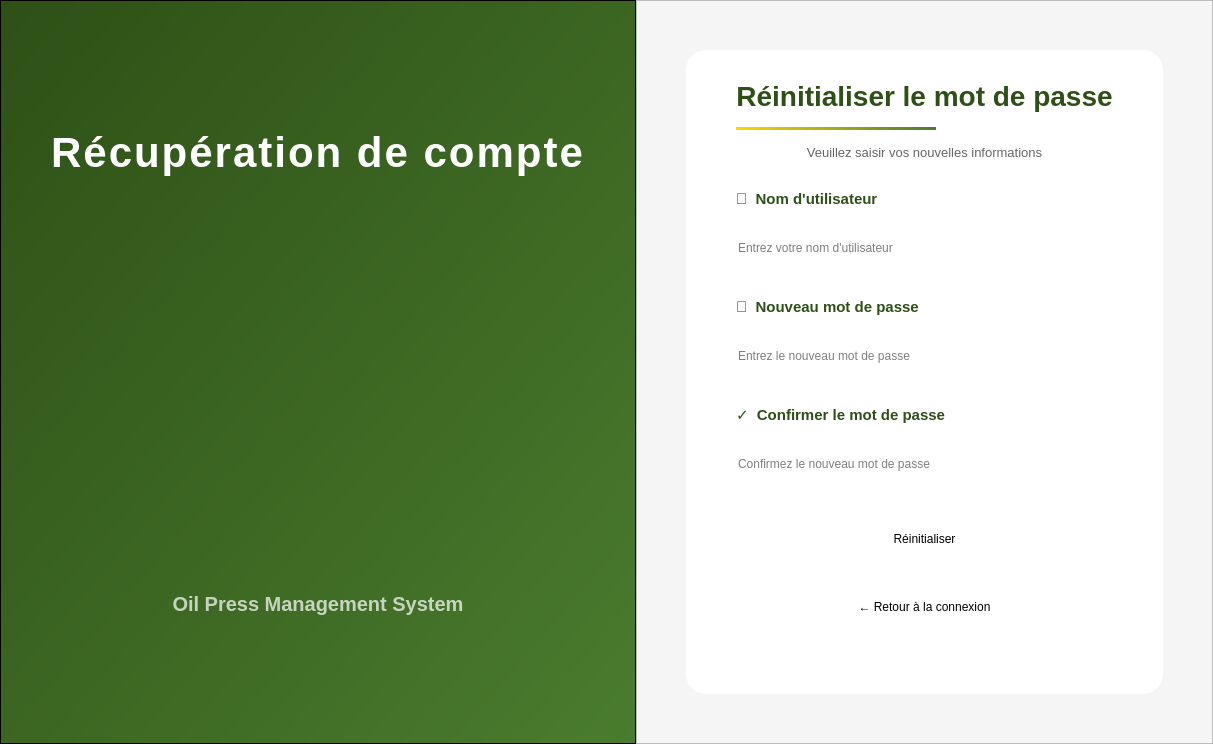
      <widget class="QWidget" name="page_reset">
       <layout class="QHBoxLayout" name="horizontalLayout_reset">
        <property name="spacing">
         <number>0</number>
        </property>
        <property name="leftMargin">
         <number>0</number>
        </property>
        <property name="topMargin">
         <number>0</number>
        </property>
        <property name="rightMargin">
         <number>0</number>
        </property>
        <property name="bottomMargin">
         <number>0</number>
        </property>
        <item>
         <widget class="QFrame" name="leftPanelReset">
          <property name="minimumSize">
           <size>
            <width>500</width>
            <height>0</height>
           </size>
          </property>
          <property name="styleSheet">
           <string>background: qlineargradient(x1:0, y1:0, x2:1, y2:1, stop:0 #2d5016, stop:1 #4a7c2e);</string>
          </property>
          <property name="frameShape">
           <enum>QFrame::Shape::StyledPanel</enum>
          </property>
          <layout class="QVBoxLayout" name="verticalLayout_leftReset">
           <property name="spacing">
            <number>20</number>
           </property>
           <property name="leftMargin">
            <number>50</number>
           </property>
           <property name="topMargin">
            <number>50</number>
           </property>
           <property name="rightMargin">
            <number>50</number>
           </property>
           <property name="bottomMargin">
            <number>50</number>
           </property>
           <item>
            <spacer name="verticalSpacer_reset_top">
             <property name="orientation">
              <enum>Qt::Orientation::Vertical</enum>
             </property>
             <property name="sizeHint" stdset="0">
              <size>
               <width>20</width>
               <height>40</height>
              </size>
             </property>
            </spacer>
           </item>
           <item>
            <widget class="QLabel" name="lblResetWelcome">
             <property name="styleSheet">
              <string>font-size: 42px; color: white; font-weight: bold; letter-spacing: 2px; border: none; background: transparent;</string>
             </property>
             <property name="text">
              <string>Récupération de compte</string>
             </property>
             <property name="alignment">
              <set>Qt::AlignmentFlag::AlignCenter</set>
             </property>
            </widget>
           </item>
           <item>
            <widget class="QLabel" name="lblLogoReset">
             <property name="minimumSize">
              <size>
               <width>300</width>
               <height>300</height>
              </size>
             </property>
             <property name="maximumSize">
              <size>
               <width>500</width>
               <height>500</height>
              </size>
             </property>
             <property name="styleSheet">
              <string>border: none; background: transparent;</string>
             </property>
             <property name="text">
              <string/>
             </property>
             <property name="pixmap">
              <pixmap resource="resources.qrc">:/logozit.png</pixmap>
             </property>
             <property name="scaledContents">
              <bool>true</bool>
             </property>
             <property name="alignment">
              <set>Qt::AlignmentFlag::AlignCenter</set>
             </property>
            </widget>
           </item>
           <item>
            <spacer name="verticalSpacer_reset_middle">
             <property name="orientation">
              <enum>Qt::Orientation::Vertical</enum>
             </property>
             <property name="sizeHint" stdset="0">
              <size>
               <width>20</width>
               <height>40</height>
              </size>
             </property>
            </spacer>
           </item>
           <item>
            <widget class="QLabel" name="lblSystemNameReset">
             <property name="styleSheet">
              <string>font-size: 20px; color: rgba(255, 255, 255, 180); font-weight: 500; border: none; background: transparent;</string>
             </property>
             <property name="text">
              <string>Oil Press Management System</string>
             </property>
             <property name="alignment">
              <set>Qt::AlignmentFlag::AlignCenter</set>
             </property>
            </widget>
           </item>
           <item>
            <spacer name="verticalSpacer_reset_bottom">
             <property name="orientation">
              <enum>Qt::Orientation::Vertical</enum>
             </property>
             <property name="sizeHint" stdset="0">
              <size>
               <width>20</width>
               <height>40</height>
              </size>
             </property>
            </spacer>
           </item>
          </layout>
         </widget>
        </item>
        <item>
         <widget class="QFrame" name="resetFrame">
          <property name="minimumSize">
           <size>
            <width>500</width>
            <height>0</height>
           </size>
          </property>
          <property name="styleSheet">
           <string>background-color: #f5f5f5;</string>
          </property>
          <property name="frameShape">
           <enum>QFrame::Shape::StyledPanel</enum>
          </property>
          <layout class="QVBoxLayout" name="verticalLayout_rightReset">
           <item>
            <spacer name="verticalSpacer_resetForm_top">
             <property name="orientation">
              <enum>Qt::Orientation::Vertical</enum>
             </property>
             <property name="sizeHint" stdset="0">
              <size>
               <width>20</width>
               <height>40</height>
              </size>
             </property>
            </spacer>
           </item>
           <item>
            <layout class="QHBoxLayout" name="horizontalLayout_resetForm_center">
             <item>
              <spacer name="horizontalSpacer_reset_left">
               <property name="orientation">
                <enum>Qt::Orientation::Horizontal</enum>
               </property>
               <property name="sizeHint" stdset="0">
                <size>
                 <width>40</width>
                 <height>20</height>
                </size>
               </property>
              </spacer>
             </item>
             <item>
              <widget class="QFrame" name="resetFormContainer">
               <property name="minimumSize">
                <size>
                 <width>400</width>
                 <height>580</height>
                </size>
               </property>
               <property name="maximumSize">
                <size>
                 <width>550</width>
                 <height>680</height>
                </size>
               </property>
               <property name="styleSheet">
                <string>background-color: white; border-radius: 20px; border: none;</string>
               </property>
               <layout class="QVBoxLayout" name="verticalLayout_resetForm">
                <property name="spacing">
                 <number>15</number>
                </property>
                <property name="leftMargin">
                 <number>50</number>
                </property>
                <property name="topMargin">
                 <number>30</number>
                </property>
                <property name="rightMargin">
                 <number>50</number>
                </property>
                <property name="bottomMargin">
                 <number>30</number>
                </property>
                <item>
                 <widget class="QLabel" name="lblResetTitle">
                  <property name="styleSheet">
                   <string>font-size: 28px; color: #2d5016; font-weight: bold; border: none; background: transparent;</string>
                  </property>
                  <property name="text">
                   <string>Réinitialiser le mot de passe</string>
                  </property>
                  <property name="alignment">
                   <set>Qt::AlignmentFlag::AlignCenter</set>
                  </property>
                 </widget>
                </item>
                <item>
                 <widget class="QFrame" name="lineDecorReset">
                  <property name="minimumSize">
                   <size>
                    <width>200</width>
                    <height>3</height>
                   </size>
                  </property>
                  <property name="maximumSize">
                   <size>
                    <width>200</width>
                    <height>3</height>
                   </size>
                  </property>
                  <property name="styleSheet">
                   <string>background: qlineargradient(x1:0, y1:0, x2:1, y2:0, stop:0 #ffd700, stop:1 #4a7c2e); border: none;</string>
                  </property>
                 </widget>
                </item>
                <item>
                 <widget class="QLabel" name="lblResetSubtitle">
                  <property name="styleSheet">
                   <string>font-size: 13px; color: #666; border: none; background: transparent;</string>
                  </property>
                  <property name="text">
                   <string>Veuillez saisir vos nouvelles informations</string>
                  </property>
                  <property name="alignment">
                   <set>Qt::AlignmentFlag::AlignCenter</set>
                  </property>
                 </widget>
                </item>
                <item>
                 <spacer name="verticalSpacer_reset1">
                  <property name="orientation">
                   <enum>Qt::Orientation::Vertical</enum>
                  </property>
                  <property name="sizeType">
                   <enum>QSizePolicy::Policy::Fixed</enum>
                  </property>
                  <property name="sizeHint" stdset="0">
                   <size>
                    <width>20</width>
                    <height>15</height>
                   </size>
                  </property>
                 </spacer>
                </item>
                <item>
                 <widget class="QLabel" name="lblResetUsername">
                  <property name="styleSheet">
                   <string>font-size: 15px; color: #2d5016; font-weight: 600; border: none; background: transparent;</string>
                  </property>
                  <property name="text">
                   <string>👤  Nom d'utilisateur</string>
                  </property>
                 </widget>
                </item>
                <item>
                 <widget class="QLineEdit" name="txtResetUsername">
                  <property name="minimumSize">
                   <size>
                    <width>0</width>
                    <height>50</height>
                   </size>
                  </property>
                  <property name="placeholderText">
                   <string>Entrez votre nom d'utilisateur</string>
                  </property>
                 </widget>
                </item>
                <item>
                 <spacer name="verticalSpacer_reset2">
                  <property name="orientation">
                   <enum>Qt::Orientation::Vertical</enum>
                  </property>
                  <property name="sizeType">
                   <enum>QSizePolicy::Policy::Fixed</enum>
                  </property>
                  <property name="sizeHint" stdset="0">
                   <size>
                    <width>20</width>
                    <height>10</height>
                   </size>
                  </property>
                 </spacer>
                </item>
                <item>
                 <widget class="QLabel" name="lblNewPassword">
                  <property name="styleSheet">
                   <string>font-size: 15px; color: #2d5016; font-weight: 600; border: none; background: transparent;</string>
                  </property>
                  <property name="text">
                   <string>🔐  Nouveau mot de passe</string>
                  </property>
                 </widget>
                </item>
                <item>
                 <widget class="QLineEdit" name="txtNewPassword">
                  <property name="minimumSize">
                   <size>
                    <width>0</width>
                    <height>50</height>
                   </size>
                  </property>
                  <property name="echoMode">
                   <enum>QLineEdit::EchoMode::Password</enum>
                  </property>
                  <property name="placeholderText">
                   <string>Entrez le nouveau mot de passe</string>
                  </property>
                 </widget>
                </item>
                <item>
                 <spacer name="verticalSpacer_reset3">
                  <property name="orientation">
                   <enum>Qt::Orientation::Vertical</enum>
                  </property>
                  <property name="sizeType">
                   <enum>QSizePolicy::Policy::Fixed</enum>
                  </property>
                  <property name="sizeHint" stdset="0">
                   <size>
                    <width>20</width>
                    <height>10</height>
                   </size>
                  </property>
                 </spacer>
                </item>
                <item>
                 <widget class="QLabel" name="lblConfirmPassword">
                  <property name="styleSheet">
                   <string>font-size: 15px; color: #2d5016; font-weight: 600; border: none; background: transparent;</string>
                  </property>
                  <property name="text">
                   <string>✓  Confirmer le mot de passe</string>
                  </property>
                 </widget>
                </item>
                <item>
                 <widget class="QLineEdit" name="txtConfirmPassword">
                  <property name="minimumSize">
                   <size>
                    <width>0</width>
                    <height>50</height>
                   </size>
                  </property>
                  <property name="echoMode">
                   <enum>QLineEdit::EchoMode::Password</enum>
                  </property>
                  <property name="placeholderText">
                   <string>Confirmez le nouveau mot de passe</string>
                  </property>
                 </widget>
                </item>
                <item>
                 <spacer name="verticalSpacer_reset4">
                  <property name="orientation">
                   <enum>Qt::Orientation::Vertical</enum>
                  </property>
                  <property name="sizeType">
                   <enum>QSizePolicy::Policy::Fixed</enum>
                  </property>
                  <property name="sizeHint" stdset="0">
                   <size>
                    <width>20</width>
                    <height>10</height>
                   </size>
                  </property>
                 </spacer>
                </item>
                <item>
                 <widget class="QPushButton" name="btnResetPassword">
                  <property name="minimumSize">
                   <size>
                    <width>0</width>
                    <height>50</height>
                   </size>
                  </property>
                  <property name="cursor">
                   <cursorShape>PointingHandCursor</cursorShape>
                  </property>
                  <property name="text">
                   <string>Réinitialiser</string>
                  </property>
                 </widget>
                </item>
                <item>
                 <spacer name="verticalSpacer_reset5">
                  <property name="orientation">
                   <enum>Qt::Orientation::Vertical</enum>
                  </property>
                  <property name="sizeType">
                   <enum>QSizePolicy::Policy::Fixed</enum>
                  </property>
                  <property name="sizeHint" stdset="0">
                   <size>
                    <width>20</width>
                    <height>10</height>
                   </size>
                  </property>
                 </spacer>
                </item>
                <item>
                 <widget class="QPushButton" name="btnReturnToLogin">
                  <property name="minimumSize">
                   <size>
                    <width>0</width>
                    <height>35</height>
                   </size>
                  </property>
                  <property name="cursor">
                   <cursorShape>PointingHandCursor</cursorShape>
                  </property>
                  <property name="text">
                   <string>← Retour à la connexion</string>
                  </property>
                 </widget>
                </item>
                <item>
                 <spacer name="verticalSpacer_resetForm_bottom">
                  <property name="orientation">
                   <enum>Qt::Orientation::Vertical</enum>
                  </property>
                  <property name="sizeHint" stdset="0">
                   <size>
                    <width>20</width>
                    <height>40</height>
                   </size>
                  </property>
                 </spacer>
                </item>
               </layout>
              </widget>
             </item>
             <item>
              <spacer name="horizontalSpacer_reset_right">
               <property name="orientation">
                <enum>Qt::Orientation::Horizontal</enum>
               </property>
               <property name="sizeHint" stdset="0">
                <size>
                 <width>40</width>
                 <height>20</height>
                </size>
               </property>
              </spacer>
             </item>
            </layout>
           </item>
           <item>
            <spacer name="verticalSpacer_resetForm_bottom2">
             <property name="orientation">
              <enum>Qt::Orientation::Vertical</enum>
             </property>
             <property name="sizeHint" stdset="0">
              <size>
               <width>20</width>
               <height>40</height>
              </size>
             </property>
            </spacer>
           </item>
          </layout>
         </widget>
        </item>
       </layout>
      </widget>
